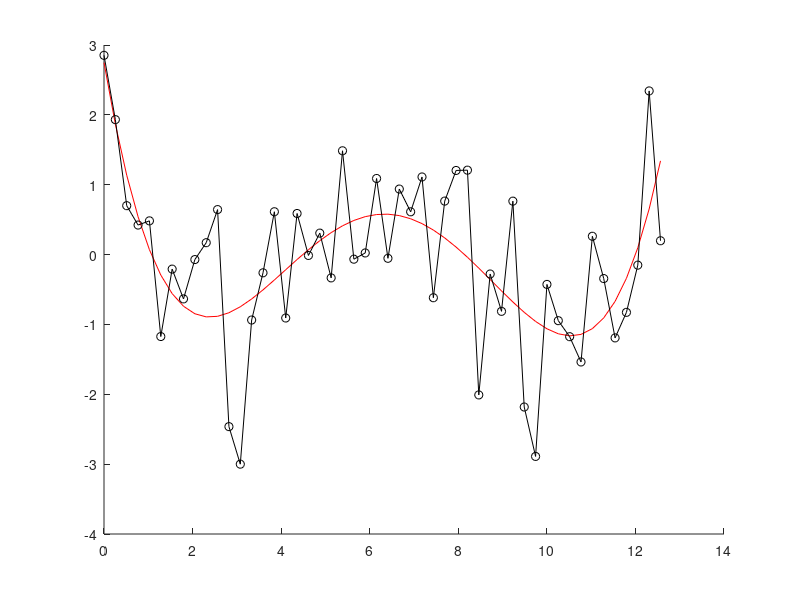

This chart was generated by the following MATLAB code:
function ej2()
    hold on
    x = linspace(0,4*pi,50);
    y = cos(x) + randn(1,50);
    p = polyfit(x,y,5);
    yest = polyval(p,x);
    plot(x,yest,'r');
    hold on;
    plot(x,y, "o -k");
end
